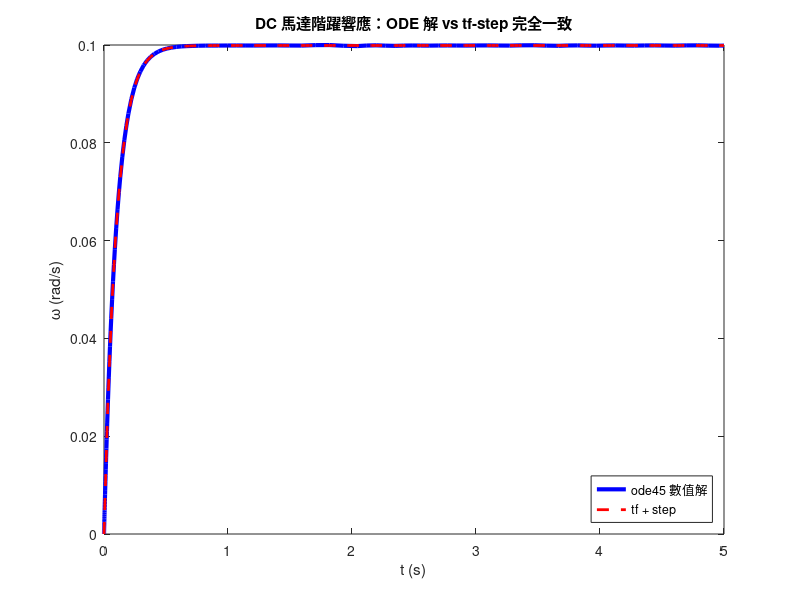

The MATLAB script that drew this image: (Note: this script raises an error after producing the figure.)
%% 章節 04-1：傳遞函數 (Transfer Function) 入門
% 把 ODE 模型轉成 G(s) = Y(s)/U(s)
% 以 DC 馬達為例
clear; close all;
out_dir = fullfile(fileparts(mfilename('fullpath')), '..', 'images');

%% DC 馬達物理模型
% 電氣：L*di/dt + R*i + Kb*omega = V
% 機械：J*omega' + B*omega = Kt*i
% 假設 L 很小可忽略 (常見近似)：i = (V - Kb*omega) / R
% 代入機械式：J*omega' = -B*omega + Kt*(V - Kb*omega)/R
%             = -(B + Kt*Kb/R)*omega + (Kt/R)*V

% 參數
J = 0.01;       % 慣量 kg.m^2
B = 0.1;        % 摩擦 N.m.s
Kt = 0.01;      % 轉矩常數
Kb = 0.01;      % 反電動勢常數
R = 1;          % Ohm

% 傳遞函數 G(s) = omega(s)/V(s) = (Kt/R) / (J*s + B + Kt*Kb/R)
num = Kt/R;
den = [J, B + Kt*Kb/R];
G = tf(num, den);
disp('DC 馬達傳遞函數 G(s) = omega/V：');
G

%% 直接從 ODE 模擬 vs 從傳遞函數模擬：應該一致
% 階躍響應：V=1V，看 omega(t)
fig = figure('Visible', 'off', 'Position', [0 0 900 500]);

% (a) 從 ODE 解
ode_motor = @(t, w) -(B + Kt*Kb/R)/J * w + Kt/(R*J) * 1.0;
[t_ode, w_ode] = ode45(ode_motor, [0, 5], 0);

% (b) 從 tf 用 step
[w_tf, t_tf] = step(G, 5);

plot(t_ode, w_ode, 'b-', 'LineWidth', 3); hold on;
plot(t_tf, w_tf, 'r--', 'LineWidth', 2);
xlabel('t (s)'); ylabel('\omega (rad/s)');
title('DC 馬達階躍響應：ODE 解 vs tf-step 完全一致');
legend({'ode45 數值解', 'tf + step'}, 'Location', 'southeast');
save_png(fig, fullfile(out_dir, '01_motor_step.png'));

%% 比較不同階次系統的階躍響應
fig = figure('Visible', 'off', 'Position', [0 0 1000 500]);
G1 = tf(1, [1, 1]);                    % 1 階
G2 = tf(1, [1, 0.5, 1]);               % 2 階欠阻尼
G3 = tf(1, conv([1, 1], [1, 0.5, 1])); % 3 階

[y1, t] = step(G1, 20);
y2 = step(G2, t);
y3 = step(G3, t);

plot(t, y1, 'b-', t, y2, 'r--', t, y3, 'k-.', 'LineWidth', 2);
yline(1, 'k:', '穩態');
xlabel('t (s)'); ylabel('y(t)');
title('一階 / 二階 / 三階系統的階躍響應');
legend({'1/(s+1)', '1/(s^2+0.5s+1)', '加一階至 3 階'}, 'Location', 'southeast');
save_png(fig, fullfile(out_dir, '01_order_compare.png'));

%% 零極點圖：系統穩定性「一眼看出」
fig = figure('Visible', 'off', 'Position', [0 0 1000 500]);
subplot(1,2,1);
G_stable = tf([1, 2], [1, 0.5, 4]);   % 極點 -0.25 ± 1.98i (穩定)
pzmap(G_stable);
title('穩定系統：極點都在左半平面');

subplot(1,2,2);
G_unstable = tf(1, [1, -0.5, 4]);     % 極點 0.25 ± 1.98i (不穩定)
pzmap(G_unstable);
title('不穩定系統：極點跑到右半平面');

save_png(fig, fullfile(out_dir, '01_pzmap.png'));
